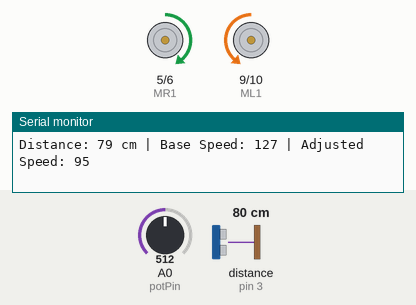
Simulated run of this sketch. Board: Arduino Uno, built with avr-gcc and run on an emulated ATmega328P. On the bench: motor-driver pin pairs drawn as motors (green arrow = first pin HIGH = forward, orange = second pin HIGH = backward, longer = more drive), the last lines printed to the serial monitor. Wiring (inferred from the names in the program): ultrasonic range finder: trigger pin 2; echo pin 3. Inputs (shaded band) come from the test bench; at power-on: distance to the obstacle (sensor on pin 3) 80 cm, A0 (potPin) = 512. The echo pulse lasts 58.3 µs per cm.

Above: at 1.2 s.
1.3 s: distance to the obstacle (sensor on pin 3) set to 35 cm
At 2.4 s:
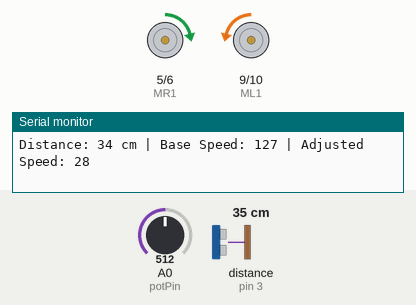
2.8 s: A0 (potPin) set to 5
At 4.0 s:
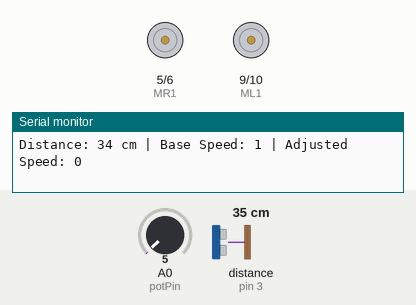
4.3 s: distance to the obstacle (sensor on pin 3) set to 96 cm
7.3 s: distance to the obstacle (sensor on pin 3) set to 106 cm
At 8.1 s:
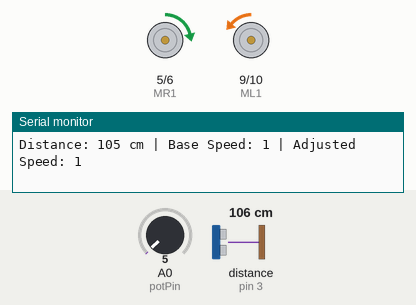
10.3 s: A0 (potPin) set to 36
At 10.8 s:
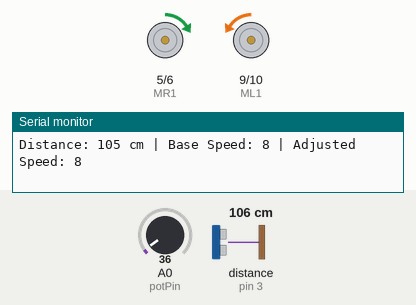
13.3 s: A0 (potPin) set to 43
At 14.7 s:
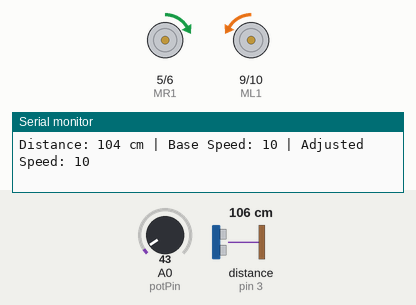
Timing chart, 0 to 15.9 s (numbered marks = the images above; inputs shaded):
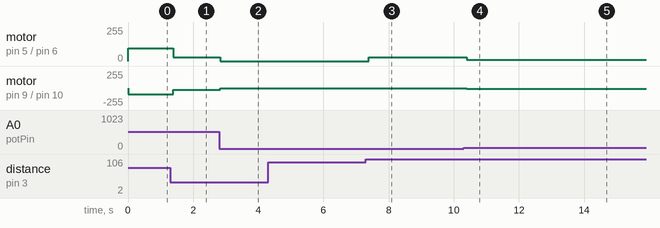

Measured:
- after the input at 1.3 s, motor on pin 5 (MR1) / pin 6 (MR2): forward 95/255 → forward 28/255 after 0.08 s; motor on pin 9 (ML1) / pin 10 (ML2): backward 95/255 → backward 28/255 after 0.08 s
- after the input at 2.8 s, motor on pin 5 (MR1) / pin 6 (MR2): forward 28/255 → stopped at once; motor on pin 9 (ML1) / pin 10 (ML2): backward 28/255 → stopped at once
- after the input at 7.3 s, motor on pin 5 (MR1) / pin 6 (MR2): stopped → forward 28/255 after 0.08 s; motor on pin 9 (ML1) / pin 10 (ML2): stopped → backward 1/255 after 0.08 s
- after the input at 10.3 s, motor on pin 5 (MR1) / pin 6 (MR2): forward 28/255 → forward 8/255 after 0.09 s; motor on pin 9 (ML1) / pin 10 (ML2): backward 1/255 → backward 8/255 after 0.09 s
- after the input at 13.3 s, motor on pin 5 (MR1) / pin 6 (MR2): forward 8/255 → forward 10/255 after 0.11 s; motor on pin 9 (ML1) / pin 10 (ML2): backward 8/255 → backward 10/255 after 0.11 s

The sketch:

code_aac.ino
```cpp
// Motor Pins
const int MR1 = 5;  // Right Motor Forward (PWM)
const int MR2 = 6;  // Right Motor Backward
const int ML1 = 9;  // Left Motor Backward
const int ML2 = 10; // Left Motor Forward (PWM)

// Potentiometer and Ultrasonic Pins
const int potPin = A0;
const int trigPin = 2;
const int echoPin = 3;

long duration;
int distance;
int baseSpeed = 0;
int adjustedSpeed = 0;

void setup() {
  Serial.begin(9600);

  pinMode(MR1, OUTPUT);
  pinMode(MR2, OUTPUT);
  pinMode(ML1, OUTPUT);
  pinMode(ML2, OUTPUT);

  pinMode(trigPin, OUTPUT);
  pinMode(echoPin, INPUT);

  Stop();
}

void loop() {
  // Read potentiometer and map to base speed
  int potValue = analogRead(potPin); // 0–1023
  baseSpeed = map(potValue, 0, 1023, 0, 255); // 0–255

  // Measure distance using ultrasonic
  distance = getDistance();

  // Adjust speed relative to how close the object is
  if (distance <= 15) {
    adjustedSpeed = 0; // Stop immediately if object is very close
  } else if (distance > 15 && distance < 100) {
    // Linearly scale from 0.1x to 1.0x based on distance
    float factor = (distance - 15) / 85.0; // range from 0 to 1
    adjustedSpeed = baseSpeed * factor;
  } else {
    adjustedSpeed = baseSpeed; // Object far enough, go at full speed
  }

  // Debug info
  Serial.print("Distance: ");
  Serial.print(distance);
  Serial.print(" cm | Base Speed: ");
  Serial.print(baseSpeed);
  Serial.print(" | Adjusted Speed: ");
  Serial.println(adjustedSpeed);

  // Drive forward with adjusted speed
  analogWrite(MR1, adjustedSpeed);
  digitalWrite(MR2, LOW);
  analogWrite(ML2, adjustedSpeed);
  digitalWrite(ML1, LOW);

  delay(100);
}

int getDistance() {
  digitalWrite(trigPin, LOW);
  delayMicroseconds(2);
  digitalWrite(trigPin, HIGH);
  delayMicroseconds(10);
  digitalWrite(trigPin, LOW);
  long duration = pulseIn(echoPin, HIGH, 20000); // timeout to avoid hang
  return duration * 0.034 / 2; // in cm
}

void Stop() {
  digitalWrite(MR1, LOW);
  digitalWrite(MR2, LOW);
  digitalWrite(ML1, LOW);
  digitalWrite(ML2, LOW);
}
```
